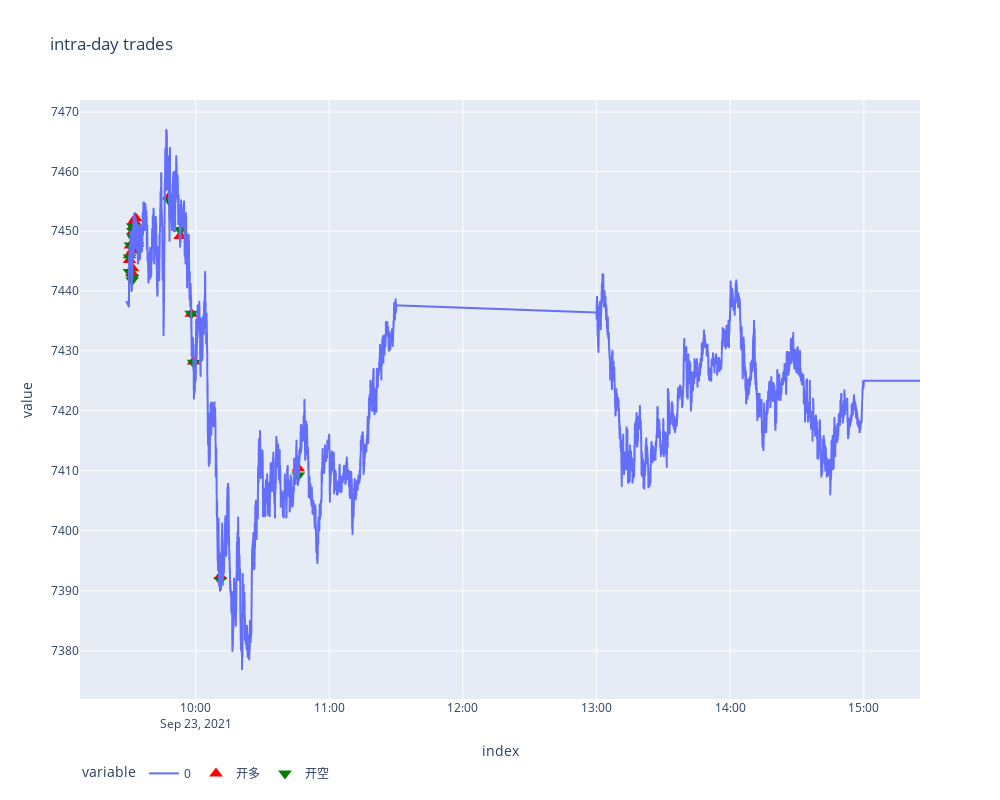

The code cell stored with this chart in its notebook:
### Code cell
date = pd.to_datetime('2021-09-23')
trades = df.loc[date, 'trades']
trade_df = pd.DataFrame([(x.datetime, x.direction, x.offset, x.price) for x in trades],
             columns=['datetime', 'direction', 'offset', 'price'])

quotes=  load_tick_data(trades[0].symbol,
                        trades[0].exchange,
                        date,
                        date + datetime.timedelta(days=1)
                        )
price = pd.Series(
    [x.last_price for x in quotes],
    index=[x.datetime for x in quotes])
fig = px.line(price, title='intra-day trades', width=1000, height=800, log_y=True)

buy = trade_df[(trade_df['direction']==Direction.LONG)&(trade_df['offset']==Offset.OPEN)]
sell = trade_df[(trade_df['direction']==Direction.SHORT)&(trade_df['offset']==Offset.CLOSE)]
short = trade_df[(trade_df['direction']==Direction.SHORT)&(trade_df['offset']==Offset.OPEN)]
cover = trade_df[(trade_df['direction']==Direction.LONG)&(trade_df['offset']==Offset.CLOSE)]
fig.add_trace(go.Scatter(x=buy['datetime'], y=buy['price'], marker_symbol='triangle-up', mode="markers", marker_size=12, marker_color='red', name='开多'))
fig.add_trace(go.Scatter(x=sell['datetime'], y=sell['price'], marker_symbol='triangle-down', mode="markers", marker_size=12, marker_color='red', name='平多'))
fig.add_trace(go.Scatter(x=short['datetime'], y=short['price'], marker_symbol='triangle-down', mode="markers", marker_size=12, marker_color='green', name='开空'))
fig.add_trace(go.Scatter(x=cover['datetime'], y=cover['price'], marker_symbol='triangle-up', mode="markers", marker_size=12, marker_color='green', name='开空'))
fig.update_layout(legend=dict(orientation="h"))
fig.show()

### Figure 1 — Plotly figure (JSON) as saved in the notebook; plotly's stock layout.template omitted (floating-point values rounded to 4 significant figures; data arrays with more than 128 entries replaced by an {"elided": "..."} marker saying what was removed)
{"data": [{"hovertemplate": "variable=0<br>index=%{x}<br>value=%{y}<extra></extra>", "legendgroup": "0", "line": {"color": "#636efa", "dash": "solid"}, "marker": {"symbol": "circle"}, "mode": "lines", "name": "0", "showlegend": true, "type": "scattergl", "x": {"elided": "26351 str values"}, "xaxis": "x", "y": {"elided": "26351 float values"}, "yaxis": "y"}, {"marker": {"color": "red", "size": 12, "symbol": "triangle-up"}, "mode": "markers", "name": "开多", "type": "scatter", "x": ["2021-09-23T09:30:18.300000", "2021-09-23T09:30:18.800000", "2021-09-23T09:30:42.800000", "2021-09-23T09:31:23.800000", "2021-09-23T09:31:37.300000", "2021-09-23T09:31:41.800000", "2021-09-23T09:31:53.800000", "2021-09-23T09:31:59.800000", "2021-09-23T09:32:02.800000", "2021-09-23T09:32:08.800000", "2021-09-23T09:32:58.300000", "2021-09-23T09:33:01.300000", "2021-09-23T09:33:06.800000", "2021-09-23T09:33:08.300000", "2021-09-23T09:33:55.300000", "2021-09-23T09:48:04.800000", "2021-09-23T09:53:02.300000", "2021-09-23T09:58:02.800000", "2021-09-23T09:59:05.800000", "2021-09-23T10:11:03.800000", "2021-09-23T10:46:01.800000"], "y": [7445.0, 7446, 7448.0, 7443, 7444.0, 7447.0, 7451.0, 7450, 7452.0, 7448.0, 7451.0, 7452.0, 7450.0, 7450.0, 7448.0, 7456.0, 7449.0, 7436.0, 7428.0, 7392.0, 7410.0]}, {"marker": {"color": "red", "size": 12, "symbol": "triangle-down"}, "mode": "markers", "name": "平多", "type": "scatter", "x": [], "y": []}, {"marker": {"color": "green", "size": 12, "symbol": "triangle-down"}, "mode": "markers", "name": "开空", "type": "scatter", "x": ["2021-09-23T09:30:17.300000", "2021-09-23T09:30:20.800000", "2021-09-23T09:30:45.800000", "2021-09-23T09:31:24.800000", "2021-09-23T09:31:38.300000", "2021-09-23T09:31:45.300000", "2021-09-23T09:31:55.300000", "2021-09-23T09:32:00.300000", "2021-09-23T09:32:03.800000", "2021-09-23T09:32:06.800000", "2021-09-23T09:32:59.800000", "2021-09-23T09:33:00.300000", "2021-09-23T09:33:06.300000", "2021-09-23T09:33:08.800000", "2021-09-23T09:33:54.800000", "2021-09-23T09:48:03.800000", "2021-09-23T09:53:03.800000", "2021-09-23T09:57:59.800000", "2021-09-23T09:59:05.300000", "2021-09-23T10:11:04.300000", "2021-09-23T10:46:03.800000"], "y": [7443.0, 7446.0, 7448.0, 7442.0, 7442.0, 7449.0, 7451.0, 7450, 7451.0, 7449.0, 7450.0, 7450, 7449.0, 7450.0, 7447.0, 7455.0, 7450.0, 7436.0, 7428, 7392.0, 7409.0]}, {"marker": {"color": "green", "size": 12, "symbol": "triangle-up"}, "mode": "markers", "name": "开空", "type": "scatter", "x": [], "y": []}], "layout": {"height": 800, "legend": {"orientation": "h", "title": {"text": "variable"}, "tracegroupgap": 0}, "title": {"text": "intra-day trades"}, "width": 1000, "xaxis": {"anchor": "y", "domain": [0, 1], "title": {"text": "index"}}, "yaxis": {"anchor": "x", "domain": [0, 1], "title": {"text": "value"}, "type": "log"}}}
